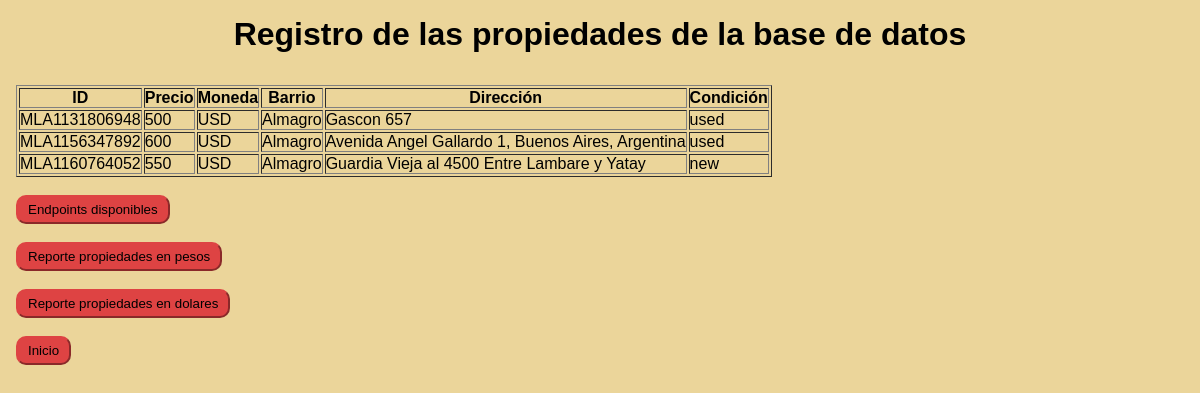
The app's page /alquileres/en_dolares with its own data.
### departamentos.py (models this page shows, shortened)
class Departamento(db.Model):
    __tablename__ = "departamento"
    id = db.Column(db.String, primary_key=True)
    price = db.Column(db.Integer)
    currency_id = db.Column(db.String)
    neighborhood = db.Column(db.String)
    condition = db.Column(db.String)
    location = db.Column(db.String)

### app.py (the view)
@app.route("/alquileres/en_dolares")
def alquileres_en_dolares(): # Crear una tabla que muestre solo los alquileres en dolares
    try:
        limit_str = str(request.args.get("limit"))
        offset_str = str(request.args.get("offset"))
        limit = 0
        offset = 0
        if (limit_str is not None) and (limit_str.isdigit()):
            limit = int(limit_str)
        if (offset_str is not None) and (offset_str.isdigit()):
            offset = int(offset_str)
        data = departamentos.total_por_moneda("USD", limit, offset)
        return render_template("tabla.html", data=data)
    except:
        return jsonify({"trace": traceback.format_exc()})

### departamentos.py (called while the page is built)
def total_por_moneda(currency, limit=0, offset=0):
    query = db.session.query(Departamento).filter(Departamento.currency_id == currency)
    if limit > 0:
        query = query.limit(limit)
        if offset > 0:
            query = query.offset(offset)
    json_list = []
    for departamento in query:
        result = {"id":departamento.id, "price":departamento.price, "currency_id":departamento.currency_id, "neighborhood":departamento.neighborhood, "location":departamento.location, "condition":departamento.condition}
        json_list.append(result)
    return json_list

### templates/tabla.html (shortened to what this page needs)
<!DOCTYPE html>
<html>
    <head>
        <link rel="stylesheet" href="{{ url_for('static', filename='style.css') }}">
    </head>
    <body>
        <h1>Registro de las propiedades de la base de datos</h1>
        <table border="1">
            <thead cellpadding="1.0" cellspacing="1.0">
                <tr>
                    <th>ID</th>
                    <th>Precio</th>
                    <th>Moneda</th>
                    <th>Barrio</th>
                    <th>Dirección</th>
                    <th>Condición</th>
                </tr>
                {% for row in data %}
                <tr>
                    <td>{{row["id"]}}</td>
                    <td>{{row["price"]}}</td>
                    <td>{{row["currency_id"]}}</td>
                    <td>{{row["neighborhood"]}}</td>
                    <td>{{row["location"]}}</td>
                    <td>{{row["condition"]}}</td>
                {% endfor %}
                </tr>
            </thead>
        </table>
        <br>
        <form action="{{url_for('alquileres_endpoints')}}">
            <input type="submit" value="Endpoints disponibles">
        </form>
        <br>
        <form action="{{url_for('alquileres_en_pesos')}}">
            <input type="submit" value="Reporte propiedades en pesos">
        </form>
        <br>
        <form action="{{url_for('alquileres_en_dolares')}}">
            <input type="submit" value="Reporte propiedades en dolares">
        </form>
        <br>
        <form action="{{url_for('index')}}">
            <input type="submit" value="Inicio"/>
        </form>
    </body>
</html>

### static/style.css (style rules this page uses)
* { margin: 0; padding: 0; }
body { background-color: rgb(235, 213, 154); font-family: Verdana, Geneva, Tahoma, sans-serif; margin: 1em; }
h1, h2 { text-align: center; margin-bottom: 1em; }
input { padding: 5px 10px; cursor: pointer; background-color: #de4343; border-radius: 10px; border-color: #de4343; }

### records on screen
Departamento: id "MLA1131806948", price "500", currency_id "USD", neighborhood "Almagro", location "Gascon 657", condition "used"
Departamento: id "MLA1156347892", price "600", currency_id "USD", neighborhood "Almagro", location "Avenida Angel Gallardo 1, Buenos Aires, Argentina", condition "used"
Departamento: id "MLA1160764052", price "550", currency_id "USD", neighborhood "Almagro", location "Guardia Vieja al 4500 Entre Lambare y Yatay", condition "new"
